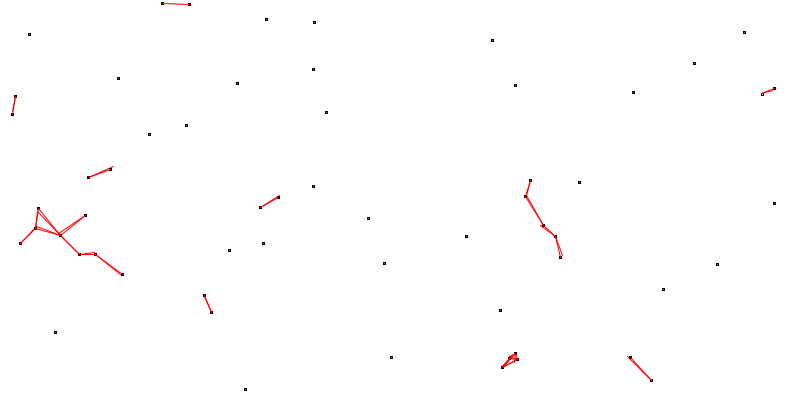
Frame 1 (no input)
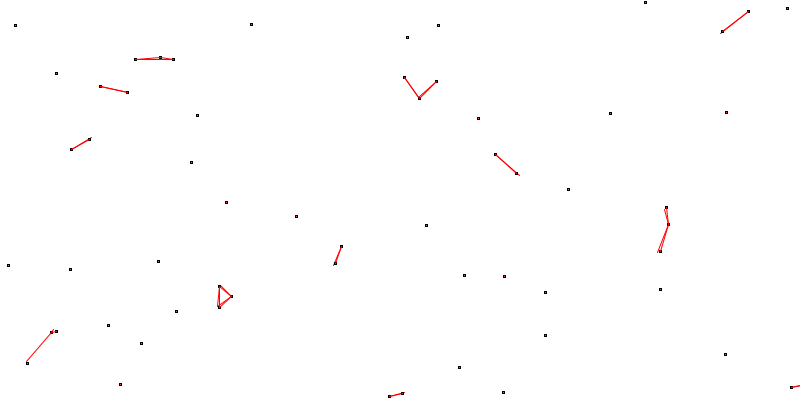
Frame 60 (the mouse pressed at the canvas centre just before this capture)
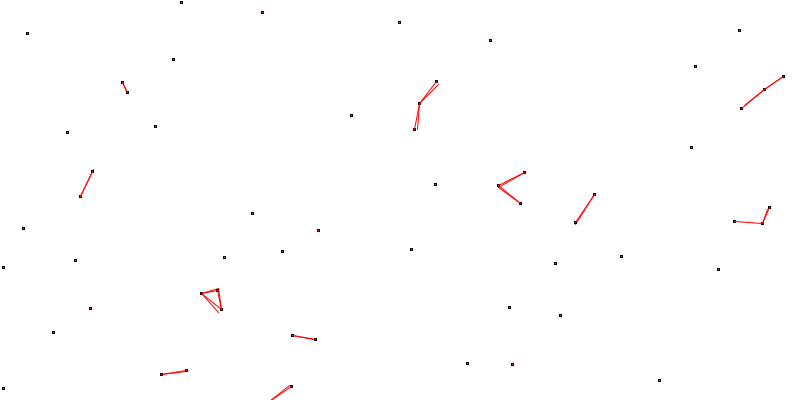
Frame 120 (the mouse held since frame 60 and released just before this capture)

The Processing sketch that drew these frames (run headless with seeded random() and noise(); from frame 60 on, the mouse is pressed at the canvas centre):

// Processing sketch: processing_37897
// ── processing_37897.pde

int numCuadrados = 60;
int rx = 200;
int ry = 100;
int dis1 = 30;
int dis2 = 2;
int dis3 = 30;
float[] nx = new float[numCuadrados];
float[] ny = new float[numCuadrados];
float[] x1 = new float[numCuadrados];
float[] y1 = new float[numCuadrados];
void setup() {
  size(800, 400);
  background(255);
  smooth();
  for (int x = 0;x<numCuadrados;x++) {
    nx[x] = random(-3, 3);
    ny[x] = random(-3, 3);
    x1[x]=random(0, this.width);
    y1[x]=random(0, this.height);
  }
}
void draw() {
  background(255);
  //noStroke();
  //rect(this.width/2, this.height/2, this.width, this.height);
  //fill(255, 255);

  for (int x = 0;x<numCuadrados;x++) {
    x1[x] = x1[x]+nx[x];
    y1[x] = y1[x]+ny[x];
    cuadradito(x1[x], y1[x]);
    //   if (x>0) {
    //  if (((x1[x-1]<=x1[x]+dis1) && (x1[x-1]>=x1[x]-dis1)) || ((y1[x-1]<=y1[x]+dis1) && (y1[x-1]>=y1[x]-dis1))) {
    //for (int h = 0;h<numCuadrados;h++) {
    for (int h = 0;h<numCuadrados;h++) {
      //sensor de proximidad
      if (((x1[h]<=x1[x]+dis1 && x1[h]>=x1[x]-dis1) || (x1[x]<=x1[h]+dis1 && x1[x]>=x1[h]-dis1))&&((y1[h]<=y1[x]+dis1 && y1[h]>=y1[x]-dis1) || (y1[x]<=y1[h]+dis1 && y1[x]>=y1[h]-dis1))) {
        stroke(255, 0, 0);
        line(x1[h], y1[h], x1[x], y1[x]);
      }
      else {
      }
      //sensor de colisión      
      if (((x1[h]<=x1[x]+(dis2/2) && x1[h]>=x1[x]-(dis2/2)) || (x1[x]<=x1[h]+(dis2/2) && x1[x]>=x1[h]-(dis2/2)))&&((y1[h]<=y1[x]+(dis2/2) && y1[h]>=y1[x]-(dis2/2)) || (y1[x]<=y1[h]+(dis2/2) && y1[x]>=y1[h]-(dis2/2)))) {
        nx[x] = nx[x] *(-1);
        nx[h] = nx[h] *(-1);
        ny[x] = ny[x] *(-1);
        ny[h] = ny[h] *(-1);
      }
      else {
      }
      if (mousePressed == true) {
        if (((x1[h]<=(mouseX+dis3) && x1[h]>=(mouseX-dis3)) || (x1[x]<=(mouseX+dis3) && x1[x]>=(mouseX-dis3)))&&((y1[h]<=(mouseY+dis3) && y1[h]>=(mouseY-dis3)) || (y1[x]<=(mouseY+dis3) && y1[x]>=(mouseY-dis3)))) {
          nx[x] = nx[x] *(-1);
          nx[h] = nx[h] *(-1);
          ny[x] = ny[x] *(-1);
          ny[h] = ny[h] *(-1);
        }
        else {
        }
      }
    }
    //bordes de canvas
    if (x1[x] >= this.width) {
      nx[x] = nx[x] *(-1);
    }
    else if (x1[x] <=0) {
      nx[x] = nx[x] *(-1);
    }
    if (y1[x] >= this.height) {
      ny[x] = ny[x] *(-1);
    }
    else if (y1[x] <=0) {
      ny[x] = ny[x] *(-1);
    }
  }
}
void mousePressed() {
}
void cuadradito(float prx, float pry) {
  stroke(0);
  rect(prx, pry, dis2, dis2);
  rectMode(CENTER);
  return;
}
